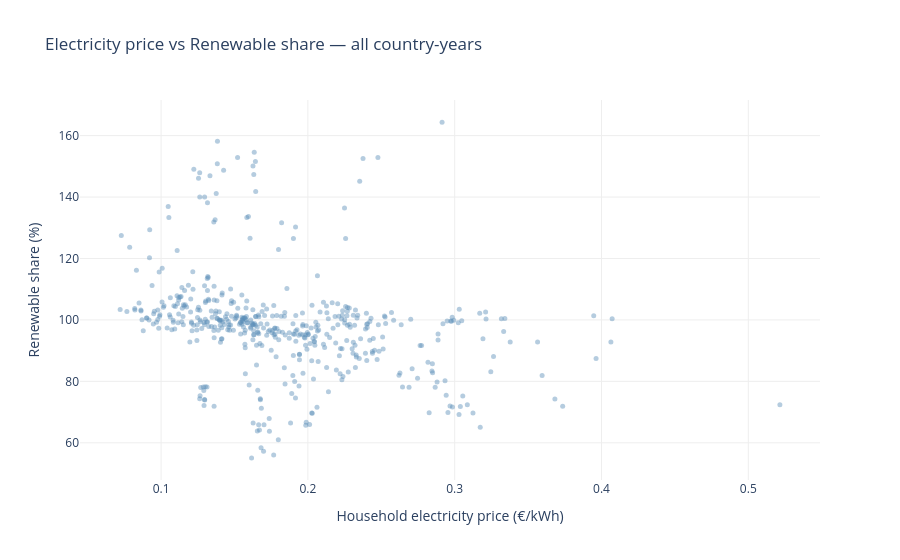

The notebook cell this image was saved under:
### Code cell
fig = go.Figure()
for country in panel_clean['country'].unique():
    c = panel_clean[panel_clean['country'] == country]
    fig.add_trace(go.Scatter(
        x=c['elec_price_eur_kwh'], y=c['renewable_share'],
        mode='markers',
        marker=dict(color=COLORS['neutral'], size=5, opacity=0.45),
        showlegend=False,
        hovertemplate=f"<b>{country}</b><br>Price: €%{{x:.3f}}/kWh<br>Renewable share: %{{y:.1f}}%<extra></extra>",
    ))
fig.update_layout(
    title='Electricity price vs Renewable share — all country-years',
    xaxis_title='Household electricity price (€/kWh)', yaxis_title='Renewable share (%)',
    plot_bgcolor='white',
    yaxis=dict(gridcolor='#eeeeee'),
    xaxis=dict(gridcolor='#eeeeee'),
)
fig.show()

### Figure 1 — Plotly figure (JSON) as saved in the notebook; plotly's stock layout.template omitted (floating-point values rounded to 4 significant figures)
{"data": [{"hovertemplate": "<b>Austria</b><br>Price: €%{x:.3f}/kWh<br>Renewable share: %{y:.1f}%<extra></extra>", "marker": {"color": "#5B8DB8", "opacity": 0.45, "size": 5}, "mode": "markers", "showlegend": false, "type": "scatter", "x": [0.174, 0.1775, 0.1909, 0.1949, 0.1976, 0.2, 0.205, 0.2004, 0.1996, 0.2022, 0.1964, 0.1989, 0.2054, 0.2139, 0.2251, 0.2309, 0.2701, 0.2584], "y": [96.72, 97.36, 95.35, 95.44, 94.37, 95.17, 94.6, 95.31, 95.88, 97.37, 98.01, 98.09, 99.27, 100.4, 100.1, 101.5, 100.2, 99.9]}, {"hovertemplate": "<b>Belgium</b><br>Price: €%{x:.3f}/kWh<br>Renewable share: %{y:.1f}%<extra></extra>", "marker": {"color": "#5B8DB8", "opacity": 0.45, "size": 5}, "mode": "markers", "showlegend": false, "type": "scatter", "x": [0.1683, 0.2062, 0.189, 0.1966, 0.2127, 0.2275, 0.2194, 0.207, 0.2239, 0.2645, 0.2867, 0.288, 0.2849, 0.2747, 0.2848, 0.3963, 0.4064, 0.3333], "y": [71.24, 71.6, 76.05, 82.67, 84.55, 83.07, 83.68, 86.45, 81.61, 78.16, 78.1, 79.76, 82.82, 81.0, 85.77, 87.44, 92.85, 96.2]}, {"hovertemplate": "<b>Bulgaria</b><br>Price: €%{x:.3f}/kWh<br>Renewable share: %{y:.1f}%<extra></extra>", "marker": {"color": "#5B8DB8", "opacity": 0.45, "size": 5}, "mode": "markers", "showlegend": false, "type": "scatter", "x": [0.0721, 0.0767, 0.08205, 0.08215, 0.085, 0.09005, 0.0903, 0.08635, 0.09495, 0.0947, 0.0969, 0.0992, 0.09775, 0.09895, 0.1058, 0.112, 0.1165, 0.1202], "y": [103.4, 102.7, 103.7, 103.2, 105.5, 100.7, 100.6, 102.9, 102.0, 98.7, 99.28, 101.7, 103.2, 101.2, 101.7, 101.9, 104.9, 106.8]}, {"hovertemplate": "<b>Croatia</b><br>Price: €%{x:.3f}/kWh<br>Renewable share: %{y:.1f}%<extra></extra>", "marker": {"color": "#5B8DB8", "opacity": 0.45, "size": 5}, "mode": "markers", "showlegend": false, "type": "scatter", "x": [0.0954, 0.1087, 0.1157, 0.1152, 0.1142, 0.1296, 0.1361, 0.1318, 0.1315, 0.1321, 0.1216, 0.1316, 0.1322, 0.1304, 0.1302, 0.1416, 0.148, 0.1477], "y": [102.8, 104.6, 104.5, 104.9, 110.6, 111.1, 111.0, 114.1, 113.5, 113.8, 115.7, 109.6, 106.7, 106.1, 105.7, 108.8, 106.2, 105.3]}, {"hovertemplate": "<b>Cyprus</b><br>Price: €%{x:.3f}/kWh<br>Renewable share: %{y:.1f}%<extra></extra>", "marker": {"color": "#5B8DB8", "opacity": 0.45, "size": 5}, "mode": "markers", "showlegend": false, "type": "scatter", "x": [0.1573, 0.191, 0.16, 0.194, 0.2231, 0.2845, 0.2621, 0.2324, 0.1898, 0.1574, 0.1845, 0.2038, 0.2219, 0.1915, 0.214, 0.2934, 0.3596, 0.3246], "y": [90.98, 79.96, 78.78, 78.47, 80.5, 83.41, 82.01, 84.53, 81.91, 82.46, 79.14, 80.75, 82.5, 74.57, 76.65, 80.17, 81.89, 83.09]}, {"hovertemplate": "<b>Czechia</b><br>Price: €%{x:.3f}/kWh<br>Renewable share: %{y:.1f}%<extra></extra>", "marker": {"color": "#5B8DB8", "opacity": 0.45, "size": 5}, "mode": "markers", "showlegend": false, "type": "scatter", "x": [0.116, 0.1415, 0.1494, 0.1522, 0.1643, 0.1666, 0.1663, 0.1384, 0.1396, 0.1421, 0.1463, 0.1579, 0.1759, 0.1818, 0.1842, 0.2083, 0.317, 0.3342], "y": [109.6, 108.1, 105.8, 103.8, 101.1, 101.0, 101.6, 100.5, 100.0, 99.29, 98.39, 100.0, 101.2, 101.2, 102.4, 102.6, 102.2, 100.4]}, {"hovertemplate": "<b>Denmark</b><br>Price: €%{x:.3f}/kWh<br>Renewable share: %{y:.1f}%<extra></extra>", "marker": {"color": "#5B8DB8", "opacity": 0.45, "size": 5}, "mode": "markers", "showlegend": false, "type": "scatter", "x": [0.2401, 0.271, 0.2627, 0.2689, 0.2942, 0.2984, 0.2968, 0.3039, 0.3055, 0.3086, 0.3029, 0.3125, 0.2954, 0.2826, 0.3174, 0.5215, 0.3682, 0.3736], "y": [86.82, 84.12, 82.7, 78.12, 75.5, 71.66, 72.0, 71.84, 75.27, 72.42, 69.17, 69.71, 69.89, 69.79, 65.1, 72.36, 74.22, 71.89]}, {"hovertemplate": "<b>Estonia</b><br>Price: €%{x:.3f}/kWh<br>Renewable share: %{y:.1f}%<extra></extra>", "marker": {"color": "#5B8DB8", "opacity": 0.45, "size": 5}, "mode": "markers", "showlegend": false, "type": "scatter", "x": [0.0786, 0.0832, 0.0921, 0.0987, 0.1008, 0.1109, 0.1359, 0.1316, 0.1296, 0.1223, 0.1263, 0.1383, 0.1384, 0.1263, 0.1631, 0.2353, 0.2249, 0.2257], "y": [123.7, 116.2, 120.2, 115.6, 116.8, 122.6, 131.8, 138.2, 140.0, 149.0, 147.9, 150.8, 158.2, 140.0, 147.3, 145.2, 136.4, 126.5]}, {"hovertemplate": "<b>Finland</b><br>Price: €%{x:.3f}/kWh<br>Renewable share: %{y:.1f}%<extra></extra>", "marker": {"color": "#5B8DB8", "opacity": 0.45, "size": 5}, "mode": "markers", "showlegend": false, "type": "scatter", "x": [0.1149, 0.1248, 0.1292, 0.1348, 0.1557, 0.1554, 0.1568, 0.155, 0.1541, 0.1543, 0.159, 0.1655, 0.1759, 0.1757, 0.1804, 0.2204, 0.248, 0.2404], "y": [101.1, 100.8, 99.12, 100.9, 100.5, 99.83, 100.7, 98.57, 99.18, 99.18, 99.11, 97.71, 96.59, 95.83, 96.2, 98.41, 98.42, 97.54]}, {"hovertemplate": "<b>France</b><br>Price: €%{x:.3f}/kWh<br>Renewable share: %{y:.1f}%<extra></extra>", "marker": {"color": "#5B8DB8", "opacity": 0.45, "size": 5}, "mode": "markers", "showlegend": false, "type": "scatter", "x": [0.1222, 0.1208, 0.1207, 0.1316, 0.1402, 0.1447, 0.156, 0.1643, 0.1679, 0.1698, 0.173, 0.1774, 0.1845, 0.1925, 0.1984, 0.2148, 0.2445, 0.2887], "y": [98.24, 98.89, 99.31, 99.32, 99.73, 100.2, 99.44, 98.29, 98.79, 97.38, 96.21, 97.21, 95.1, 96.78, 95.18, 94.29, 93.99, 93.44]}, {"hovertemplate": "<b>Germany</b><br>Price: €%{x:.3f}/kWh<br>Renewable share: %{y:.1f}%<extra></extra>", "marker": {"color": "#5B8DB8", "opacity": 0.45, "size": 5}, "mode": "markers", "showlegend": false, "type": "scatter", "x": [0.2065, 0.2172, 0.2288, 0.2406, 0.253, 0.2636, 0.292, 0.2977, 0.2948, 0.2973, 0.3048, 0.2994, 0.2983, 0.3024, 0.3214, 0.3318, 0.4073, 0.3947], "y": [96.42, 97.32, 97.65, 98.74, 98.84, 98.41, 98.72, 99.59, 99.62, 99.63, 99.7, 99.9, 100.8, 99.08, 100.3, 100.3, 100.4, 101.4]}, {"hovertemplate": "<b>Greece</b><br>Price: €%{x:.3f}/kWh<br>Renewable share: %{y:.1f}%<extra></extra>", "marker": {"color": "#5B8DB8", "opacity": 0.45, "size": 5}, "mode": "markers", "showlegend": false, "type": "scatter", "x": [0.0984, 0.1073, 0.1093, 0.1196, 0.1244, 0.1405, 0.163, 0.1776, 0.1769, 0.1719, 0.1666, 0.1659, 0.1573, 0.1658, 0.1827, 0.2269, 0.2318, 0.2264], "y": [97.28, 96.83, 97.04, 92.84, 93.26, 92.71, 95.17, 95.41, 95.2, 95.0, 95.53, 96.05, 96.66, 95.85, 95.95, 98.3, 98.28, 93.33]}, {"hovertemplate": "<b>Hungary</b><br>Price: €%{x:.3f}/kWh<br>Renewable share: %{y:.1f}%<extra></extra>", "marker": {"color": "#5B8DB8", "opacity": 0.45, "size": 5}, "mode": "markers", "showlegend": false, "type": "scatter", "x": [0.1296, 0.155, 0.1573, 0.1638, 0.1618, 0.1583, 0.1361, 0.1174, 0.1136, 0.1119, 0.1129, 0.112, 0.1109, 0.102, 0.1007, 0.1016, 0.1144, 0.1063], "y": [98.43, 100.9, 100.6, 98.8, 98.97, 106.1, 106.5, 104.2, 107.6, 106.5, 107.5, 107.3, 107.9, 104.6, 105.8, 104.1, 103.8, 107.2]}, {"hovertemplate": "<b>Ireland</b><br>Price: €%{x:.3f}/kWh<br>Renewable share: %{y:.1f}%<extra></extra>", "marker": {"color": "#5B8DB8", "opacity": 0.45, "size": 5}, "mode": "markers", "showlegend": false, "type": "scatter", "x": [0.1918, 0.1901, 0.1943, 0.184, 0.1993, 0.2222, 0.235, 0.2471, 0.244, 0.2329, 0.233, 0.2454, 0.2485, 0.2512, 0.2764, 0.2774, 0.3265, 0.2818], "y": [93.06, 88.43, 87.0, 84.39, 90.46, 90.66, 87.43, 87.13, 89.11, 88.58, 87.95, 90.1, 89.76, 90.56, 91.68, 91.69, 88.13, 86.26]}, {"hovertemplate": "<b>Italy</b><br>Price: €%{x:.3f}/kWh<br>Renewable share: %{y:.1f}%<extra></extra>", "marker": {"color": "#5B8DB8", "opacity": 0.45, "size": 5}, "mode": "markers", "showlegend": false, "type": "scatter", "x": [0.2129, 0.2047, 0.1943, 0.2026, 0.2214, 0.2308, 0.2392, 0.2439, 0.2301, 0.2106, 0.2114, 0.2321, 0.2189, 0.2309, 0.3378, 0.3564, 0.3193], "y": [95.33, 91.76, 88.71, 86.67, 88.36, 89.11, 89.18, 89.7, 90.59, 92.09, 91.04, 91.79, 92.51, 92.75, 92.81, 92.81, 93.88]}, {"hovertemplate": "<b>Latvia</b><br>Price: €%{x:.3f}/kWh<br>Renewable share: %{y:.1f}%<extra></extra>", "marker": {"color": "#5B8DB8", "opacity": 0.45, "size": 5}, "mode": "markers", "showlegend": false, "type": "scatter", "x": [0.0729, 0.09225, 0.1053, 0.1048, 0.1255, 0.1376, 0.1368, 0.1333, 0.1643, 0.1626, 0.1584, 0.1521, 0.1634, 0.1426, 0.1644, 0.2376, 0.2914, 0.2477], "y": [127.5, 129.3, 133.3, 136.9, 146.1, 141.2, 132.6, 147.0, 151.6, 150.1, 133.3, 152.9, 154.6, 148.7, 141.8, 152.5, 164.4, 152.9]}, {"hovertemplate": "<b>Lithuania</b><br>Price: €%{x:.3f}/kWh<br>Renewable share: %{y:.1f}%<extra></extra>", "marker": {"color": "#5B8DB8", "opacity": 0.45, "size": 5}, "mode": "markers", "showlegend": false, "type": "scatter", "x": [0.087, 0.08625, 0.09385, 0.1186, 0.1217, 0.1264, 0.1381, 0.1325, 0.1249, 0.1201, 0.1111, 0.1097, 0.1255, 0.1373, 0.1412, 0.1963, 0.2521, 0.223], "y": [100.0, 103.2, 111.2, 111.2, 110.0, 103.2, 106.3, 106.4, 103.3, 102.5, 105.3, 104.3, 104.2, 102.9, 99.87, 102.2, 101.3, 100.3]}, {"hovertemplate": "<b>Luxembourg</b><br>Price: €%{x:.3f}/kWh<br>Renewable share: %{y:.1f}%<extra></extra>", "marker": {"color": "#5B8DB8", "opacity": 0.45, "size": 5}, "mode": "markers", "showlegend": false, "type": "scatter", "x": [0.1664, 0.1627, 0.1882, 0.1736, 0.167, 0.1701, 0.1656, 0.1738, 0.1767, 0.1698, 0.1617, 0.1681, 0.1799, 0.1986, 0.1988, 0.2029, 0.2011, 0.2026], "y": [65.88, 66.48, 66.44, 67.91, 64.18, 65.87, 63.81, 63.74, 56.04, 57.21, 55.09, 58.35, 61.01, 65.68, 66.67, 69.61, 65.98, 69.68]}, {"hovertemplate": "<b>Malta</b><br>Price: €%{x:.3f}/kWh<br>Renewable share: %{y:.1f}%<extra></extra>", "marker": {"color": "#5B8DB8", "opacity": 0.45, "size": 5}, "mode": "markers", "showlegend": false, "type": "scatter", "x": [0.0918, 0.1265, 0.161, 0.165, 0.1658, 0.1676, 0.1676, 0.1361, 0.1263, 0.1265, 0.1313, 0.1296, 0.1297, 0.1292, 0.1301, 0.1291, 0.127, 0.1288], "y": [100.0, 100.0, 100.0, 85.36, 77.08, 74.36, 74.01, 71.92, 74.33, 75.35, 78.19, 74.07, 73.93, 72.13, 78.21, 77.05, 78.0, 78.15]}, {"hovertemplate": "<b>Netherlands</b><br>Price: €%{x:.3f}/kWh<br>Renewable share: %{y:.1f}%<extra></extra>", "marker": {"color": "#5B8DB8", "opacity": 0.45, "size": 5}, "mode": "markers", "showlegend": false, "type": "scatter", "x": [0.175, 0.1784, 0.1942, 0.1778, 0.1802, 0.1857, 0.1901, 0.1821, 0.1916, 0.1606, 0.1595, 0.18, 0.2065, 0.1396, 0.1365, 0.08785, 0.3031, 0.2334], "y": [90.1, 87.99, 88.84, 94.37, 93.58, 110.2, 126.5, 131.6, 130.3, 126.6, 133.7, 122.9, 114.4, 102.7, 97.7, 96.51, 103.5, 100.6]}, {"hovertemplate": "<b>Poland</b><br>Price: €%{x:.3f}/kWh<br>Renewable share: %{y:.1f}%<extra></extra>", "marker": {"color": "#5B8DB8", "opacity": 0.45, "size": 5}, "mode": "markers", "showlegend": false, "type": "scatter", "x": [0.138, 0.1277, 0.1211, 0.1361, 0.1411, 0.1474, 0.1458, 0.1415, 0.1431, 0.1342, 0.1449, 0.1403, 0.136, 0.1492, 0.1561, 0.1534, 0.1966, 0.2283], "y": [100.5, 97.17, 96.48, 94.23, 93.8, 98.36, 99.45, 93.85, 98.54, 102.9, 102.0, 98.3, 96.58, 96.66, 97.66, 98.55, 98.52, 98.55]}, {"hovertemplate": "<b>Portugal</b><br>Price: €%{x:.3f}/kWh<br>Renewable share: %{y:.1f}%<extra></extra>", "marker": {"color": "#5B8DB8", "opacity": 0.45, "size": 5}, "mode": "markers", "showlegend": false, "type": "scatter", "x": [0.1562, 0.1503, 0.1551, 0.1625, 0.1767, 0.2028, 0.2106, 0.2203, 0.2282, 0.2324, 0.2257, 0.2269, 0.2165, 0.2127, 0.213, 0.2211, 0.2185, 0.2526], "y": [100.6, 100.3, 100.0, 103.3, 104.7, 104.8, 105.8, 105.3, 103.9, 103.2, 104.4, 104.0, 105.6, 104.5, 102.3, 101.2, 101.1, 100.9]}, {"hovertemplate": "<b>Romania</b><br>Price: €%{x:.3f}/kWh<br>Renewable share: %{y:.1f}%<extra></extra>", "marker": {"color": "#5B8DB8", "opacity": 0.45, "size": 5}, "mode": "markers", "showlegend": false, "type": "scatter", "x": [0.1141, 0.1082, 0.09775, 0.1041, 0.1084, 0.1062, 0.1301, 0.1269, 0.1311, 0.1247, 0.1243, 0.1325, 0.139, 0.1454, 0.1569, 0.2887, 0.1901, 0.1873], "y": [99.37, 99.87, 100.1, 97.4, 99.21, 100.9, 100.2, 99.44, 99.36, 98.43, 96.73, 97.87, 96.66, 96.81, 95.74, 95.38, 95.4, 94.06]}, {"hovertemplate": "<b>Slovakia</b><br>Price: €%{x:.3f}/kWh<br>Renewable share: %{y:.1f}%<extra></extra>", "marker": {"color": "#5B8DB8", "opacity": 0.45, "size": 5}, "mode": "markers", "showlegend": false, "type": "scatter", "x": [0.137, 0.1474, 0.155, 0.1578, 0.1696, 0.1719, 0.1688, 0.1515, 0.1512, 0.148, 0.1438, 0.1514, 0.1581, 0.1705, 0.1646, 0.184, 0.1918, 0.1788], "y": [102.0, 110.0, 108.1, 103.9, 104.8, 103.5, 102.7, 101.2, 100.7, 101.2, 101.0, 101.5, 101.1, 101.4, 101.1, 101.2, 101.4, 101.4]}, {"hovertemplate": "<b>Slovenia</b><br>Price: €%{x:.3f}/kWh<br>Renewable share: %{y:.1f}%<extra></extra>", "marker": {"color": "#5B8DB8", "opacity": 0.45, "size": 5}, "mode": "markers", "showlegend": false, "type": "scatter", "x": [0.1116, 0.1152, 0.1343, 0.1414, 0.1467, 0.1542, 0.1633, 0.1631, 0.161, 0.1623, 0.1611, 0.1626, 0.165, 0.1571, 0.1686, 0.1673, 0.2015, 0.2045], "y": [99.04, 98.41, 97.82, 97.49, 96.62, 95.42, 95.14, 96.45, 97.29, 98.38, 97.66, 93.57, 91.72, 92.06, 91.71, 92.31, 92.29, 92.86]}, {"hovertemplate": "<b>Spain</b><br>Price: €%{x:.3f}/kWh<br>Renewable share: %{y:.1f}%<extra></extra>", "marker": {"color": "#5B8DB8", "opacity": 0.45, "size": 5}, "mode": "markers", "showlegend": false, "type": "scatter", "x": [0.14, 0.1462, 0.1631, 0.1789, 0.2035, 0.2233, 0.2251, 0.2266, 0.2339, 0.2234, 0.2237, 0.243, 0.2399, 0.2268, 0.257, 0.3211, 0.24, 0.2422], "y": [99.95, 97.72, 98.5, 97.22, 94.0, 90.65, 98.97, 101.3, 101.5, 101.5, 103.0, 100.6, 102.2, 102.9, 102.4, 102.5, 98.61, 99.46]}, {"hovertemplate": "<b>Sweden</b><br>Price: €%{x:.3f}/kWh<br>Renewable share: %{y:.1f}%<extra></extra>", "marker": {"color": "#5B8DB8", "opacity": 0.45, "size": 5}, "mode": "markers", "showlegend": false, "type": "scatter", "x": [0.1585, 0.1722, 0.1624, 0.1899, 0.2068, 0.2055, 0.2074, 0.1917, 0.1873, 0.1939, 0.1984, 0.198, 0.2042, 0.1966, 0.2359, 0.2509, 0.2421, 0.2393], "y": [99.05, 98.7, 98.64, 98.72, 98.25, 97.67, 96.72, 96.37, 95.83, 95.03, 91.75, 94.12, 93.09, 95.18, 93.91, 94.44, 93.37, 97.01]}], "layout": {"plot_bgcolor": "white", "title": {"text": "Electricity price vs Renewable share — all country-years"}, "xaxis": {"gridcolor": "#eeeeee", "title": {"text": "Household electricity price (€/kWh)"}}, "yaxis": {"gridcolor": "#eeeeee", "title": {"text": "Renewable share (%)"}}}}
